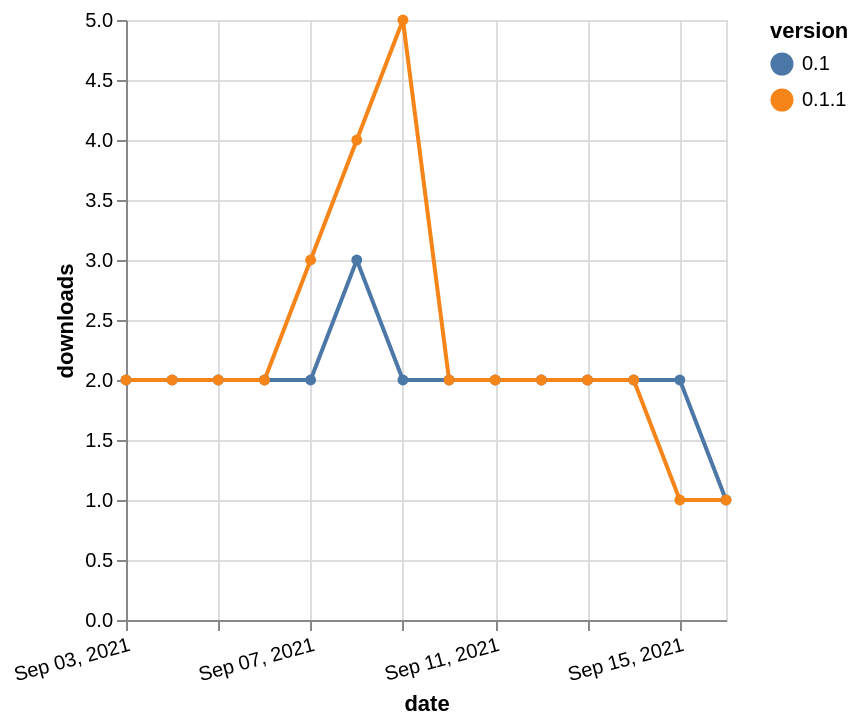

Describe this chart as a Vega-Lite specification.
### Vega-Lite specification from a JSON file in a GitHub repository (floating-point values rounded to 4 significant figures)
{"$schema": "https://vega.github.io/schema/vega-lite/v5.json", "description": "A simple bar chart with embedded data.", "data": {"values": [{"date": "2021-09-03", "total": 927, "delta": 2, "version": "0.1"}, {"date": "2021-09-04", "total": 929, "delta": 2, "version": "0.1"}, {"date": "2021-09-05", "total": 931, "delta": 2, "version": "0.1"}, {"date": "2021-09-06", "total": 933, "delta": 2, "version": "0.1"}, {"date": "2021-09-07", "total": 935, "delta": 2, "version": "0.1"}, {"date": "2021-09-08", "total": 938, "delta": 3, "version": "0.1"}, {"date": "2021-09-09", "total": 940, "delta": 2, "version": "0.1"}, {"date": "2021-09-10", "total": 942, "delta": 2, "version": "0.1"}, {"date": "2021-09-11", "total": 944, "delta": 2, "version": "0.1"}, {"date": "2021-09-12", "total": 946, "delta": 2, "version": "0.1"}, {"date": "2021-09-13", "total": 948, "delta": 2, "version": "0.1"}, {"date": "2021-09-14", "total": 950, "delta": 2, "version": "0.1"}, {"date": "2021-09-15", "total": 952, "delta": 2, "version": "0.1"}, {"date": "2021-09-16", "total": 953, "delta": 1, "version": "0.1"}, {"date": "2021-09-03", "total": 990, "delta": 2, "version": "0.1.1"}, {"date": "2021-09-04", "total": 992, "delta": 2, "version": "0.1.1"}, {"date": "2021-09-05", "total": 994, "delta": 2, "version": "0.1.1"}, {"date": "2021-09-06", "total": 996, "delta": 2, "version": "0.1.1"}, {"date": "2021-09-07", "total": 999, "delta": 3, "version": "0.1.1"}, {"date": "2021-09-08", "total": 1003, "delta": 4, "version": "0.1.1"}, {"date": "2021-09-09", "total": 1008, "delta": 5, "version": "0.1.1"}, {"date": "2021-09-10", "total": 1010, "delta": 2, "version": "0.1.1"}, {"date": "2021-09-11", "total": 1012, "delta": 2, "version": "0.1.1"}, {"date": "2021-09-12", "total": 1014, "delta": 2, "version": "0.1.1"}, {"date": "2021-09-13", "total": 1016, "delta": 2, "version": "0.1.1"}, {"date": "2021-09-14", "total": 1018, "delta": 2, "version": "0.1.1"}, {"date": "2021-09-15", "total": 1019, "delta": 1, "version": "0.1.1"}, {"date": "2021-09-16", "total": 1020, "delta": 1, "version": "0.1.1"}]}, "width": "container", "mark": {"type": "line", "point": {"filled": true}}, "encoding": {"x": {"field": "date", "type": "temporal", "timeUnit": "yearmonthdate", "title": "date", "axis": {"labelAngle": -15}}, "y": {"field": "delta", "type": "quantitative", "title": "downloads"}, "color": {"field": "version", "type": "nominal"}, "tooltip": {"field": "delta"}}}
